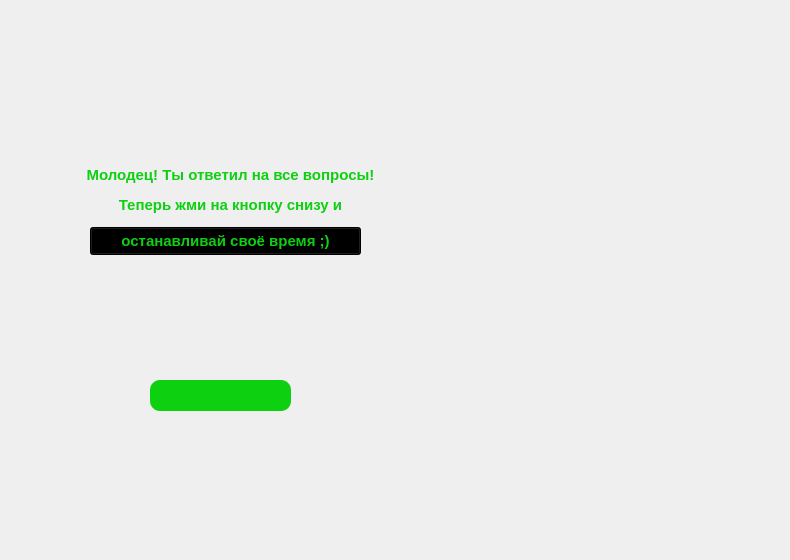
   <widget class="QWidget" name="last_bt_test_w" native="true">
    <property name="geometry">
     <rect>
      <x>0</x>
      <y>1000000</y>
      <width>790</width>
      <height>560</height>
     </rect>
    </property>
    <widget class="QLabel" name="label">
     <property name="geometry">
      <rect>
       <x>40</x>
       <y>80</y>
       <width>381</width>
       <height>221</height>
      </rect>
     </property>
     <property name="font">
      <font>
       <pointsize>11</pointsize>
       <weight>75</weight>
       <bold>true</bold>
      </font>
     </property>
     <property name="styleSheet">
      <string notr="true">QLabel {
	color: rgb(13, 208, 16);
}</string>
     </property>
     <property name="text">
      <string>&lt;html&gt;&lt;head/&gt;&lt;body&gt;&lt;p align=&quot;center&quot;&gt;Молодец! Ты ответил на все вопросы!&lt;/p&gt;&lt;p align=&quot;center&quot;&gt;Теперь жми на кнопку снизу и&lt;/p&gt;&lt;/body&gt;&lt;/html&gt;</string>
     </property>
    </widget>
    <widget class="QPushButton" name="end_time_bt">
     <property name="geometry">
      <rect>
       <x>90</x>
       <y>227</y>
       <width>271</width>
       <height>28</height>
      </rect>
     </property>
     <property name="font">
      <font>
       <pointsize>11</pointsize>
       <weight>75</weight>
       <bold>true</bold>
      </font>
     </property>
     <property name="styleSheet">
      <string notr="true">QPushButton {
	background-color: black;
	color: rgb(13, 208, 16);
}</string>
     </property>
     <property name="text">
      <string>останавливай своё время ;)</string>
     </property>
    </widget>
    <widget class="QPushButton" name="nothing">
     <property name="geometry">
      <rect>
       <x>150</x>
       <y>380</y>
       <width>141</width>
       <height>31</height>
      </rect>
     </property>
     <property name="styleSheet">
      <string notr="true">QPushButton {
	background-color: rgb(13, 208, 16);
	color: black;
	border-radius: 10;
}

QPushButton:pressed {
	background-color: rgb(12, 184, 12);
}</string>
     </property>
     <property name="text">
      <string/>
     </property>
    </widget>
   </widget>
